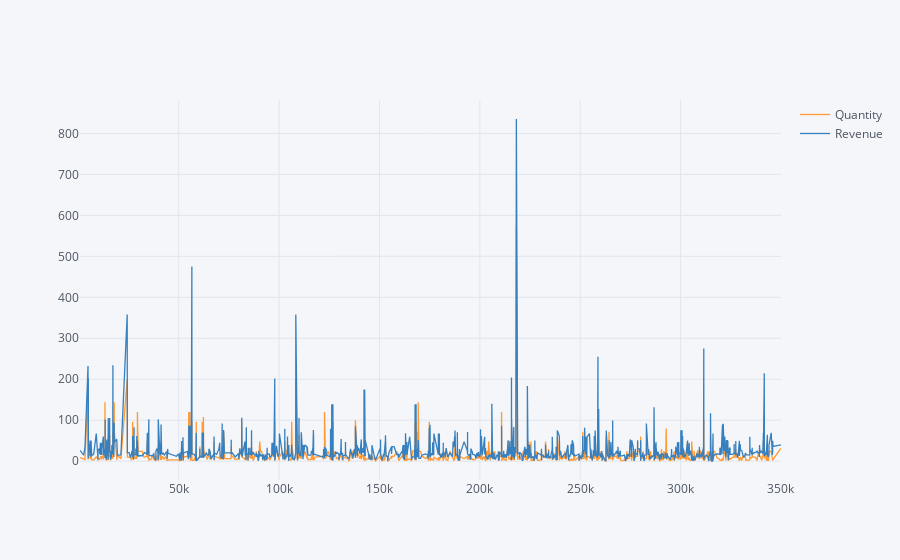

Notebook code for this chart:
### Markdown cell above
## 2. Create an interactive line chart showing quantity and revenue sold to France between January 1st and May 31st 2011.

### Code cell
# Create masks to filter the dataframe
mask_begin = data.InvoiceDate >= '2011-01-01'
mask_end = data.InvoiceDate <= '2011-05-31'
mask_country = data.Country == 'France'

# Filter the dataframe and create the interactive chart
data.loc[mask_begin & mask_end & mask_country, ['Quantity', 'Revenue']].iplot()

### Figure 1 — Plotly figure (JSON) as saved in the notebook; plotly's stock layout.template omitted (floating-point values rounded to 4 significant figures; data arrays with more than 128 entries replaced by an {"elided": "..."} marker saying what was removed)
{"data": [{"line": {"color": "rgba(255, 153, 51, 1.0)", "dash": "solid", "shape": "linear", "width": 1.3}, "mode": "lines", "name": "Quantity", "text": "", "type": "scatter", "uid": "e108a74e-efcf-422c-8265-9bf4be1bed98", "x": {"elided": "2454 int values"}, "y": {"elided": "2454 int values"}}, {"line": {"color": "rgba(55, 128, 191, 1.0)", "dash": "solid", "shape": "linear", "width": 1.3}, "mode": "lines", "name": "Revenue", "text": "", "type": "scatter", "uid": "2c04e7c0-7263-44e4-bb79-9eda6ea36b84", "x": {"elided": "2454 int values"}, "y": {"elided": "2454 float values"}}], "layout": {"legend": {"bgcolor": "#F5F6F9", "font": {"color": "#4D5663"}}, "paper_bgcolor": "#F5F6F9", "plot_bgcolor": "#F5F6F9", "title": {"font": {"color": "#4D5663"}}, "xaxis": {"gridcolor": "#E1E5ED", "showgrid": true, "tickfont": {"color": "#4D5663"}, "title": {"font": {"color": "#4D5663"}, "text": ""}, "zerolinecolor": "#E1E5ED"}, "yaxis": {"gridcolor": "#E1E5ED", "showgrid": true, "tickfont": {"color": "#4D5663"}, "title": {"font": {"color": "#4D5663"}, "text": ""}, "zerolinecolor": "#E1E5ED"}}}
